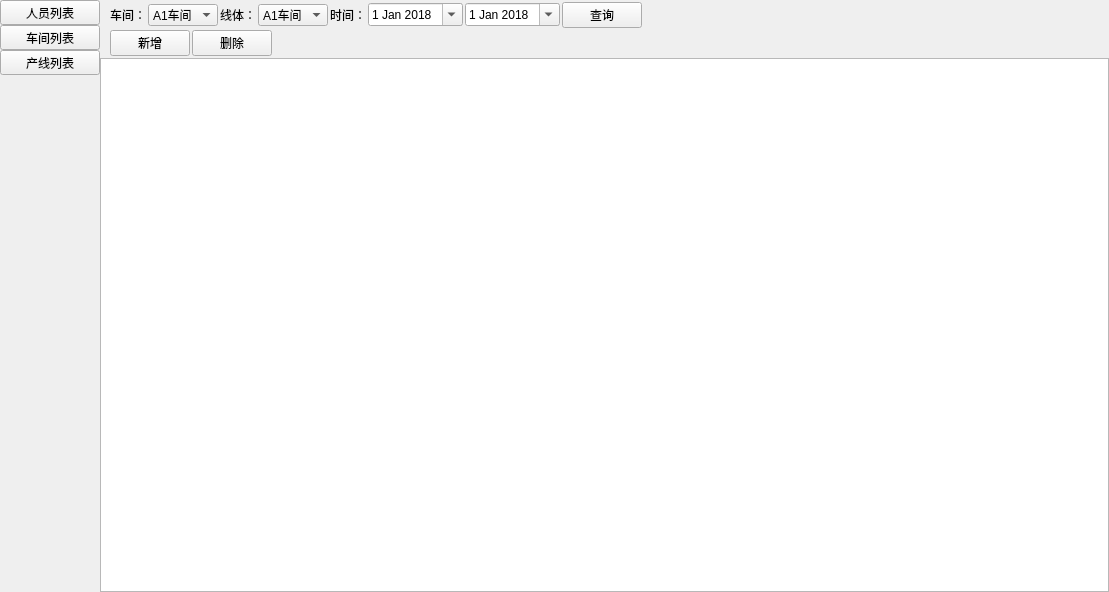
<?xml version="1.0" encoding="UTF-8"?>
<ui version="4.0">
 <class>SettingPage</class>
 <widget class="QWidget" name="SettingPage">
  <property name="geometry">
   <rect>
    <x>0</x>
    <y>0</y>
    <width>1109</width>
    <height>592</height>
   </rect>
  </property>
  <property name="windowTitle">
   <string>Form</string>
  </property>
  <layout class="QHBoxLayout" name="horizontalLayout">
   <property name="spacing">
    <number>0</number>
   </property>
   <property name="leftMargin">
    <number>0</number>
   </property>
   <property name="topMargin">
    <number>0</number>
   </property>
   <property name="rightMargin">
    <number>0</number>
   </property>
   <property name="bottomMargin">
    <number>0</number>
   </property>
   <item>
    <widget class="QWidget" name="widget_Menu" native="true">
     <property name="maximumSize">
      <size>
       <width>100</width>
       <height>16777215</height>
      </size>
     </property>
     <layout class="QVBoxLayout" name="verticalLayout_2">
      <property name="spacing">
       <number>0</number>
      </property>
      <property name="leftMargin">
       <number>0</number>
      </property>
      <property name="topMargin">
       <number>0</number>
      </property>
      <property name="rightMargin">
       <number>0</number>
      </property>
      <property name="bottomMargin">
       <number>0</number>
      </property>
      <item>
       <widget class="QToolButton" name="tBtn_Menu1">
        <property name="sizePolicy">
         <sizepolicy hsizetype="Expanding" vsizetype="Fixed">
          <horstretch>0</horstretch>
          <verstretch>0</verstretch>
         </sizepolicy>
        </property>
        <property name="text">
         <string>人员列表</string>
        </property>
       </widget>
      </item>
      <item>
       <widget class="QToolButton" name="tBtn_Menu2">
        <property name="sizePolicy">
         <sizepolicy hsizetype="Expanding" vsizetype="Fixed">
          <horstretch>0</horstretch>
          <verstretch>0</verstretch>
         </sizepolicy>
        </property>
        <property name="text">
         <string>车间列表</string>
        </property>
       </widget>
      </item>
      <item>
       <widget class="QToolButton" name="tBtn_Menu3">
        <property name="sizePolicy">
         <sizepolicy hsizetype="Expanding" vsizetype="Fixed">
          <horstretch>0</horstretch>
          <verstretch>0</verstretch>
         </sizepolicy>
        </property>
        <property name="text">
         <string>产线列表</string>
        </property>
       </widget>
      </item>
      <item>
       <spacer name="verticalSpacer_2">
        <property name="orientation">
         <enum>Qt::Vertical</enum>
        </property>
        <property name="sizeHint" stdset="0">
         <size>
          <width>20</width>
          <height>471</height>
         </size>
        </property>
       </spacer>
      </item>
     </layout>
    </widget>
   </item>
   <item>
    <widget class="QStackedWidget" name="stackedWidget">
     <widget class="QWidget" name="page">
      <layout class="QVBoxLayout" name="verticalLayout_6">
       <property name="spacing">
        <number>2</number>
       </property>
       <property name="leftMargin">
        <number>0</number>
       </property>
       <property name="topMargin">
        <number>2</number>
       </property>
       <property name="rightMargin">
        <number>0</number>
       </property>
       <property name="bottomMargin">
        <number>0</number>
       </property>
       <item>
        <layout class="QHBoxLayout" name="horizontalLayout_5">
         <property name="leftMargin">
          <number>10</number>
         </property>
         <item>
          <widget class="QLabel" name="label">
           <property name="text">
            <string>车间：</string>
           </property>
          </widget>
         </item>
         <item>
          <widget class="QComboBox" name="ComB_Department">
           <item>
            <property name="text">
             <string>A1车间</string>
            </property>
           </item>
           <item>
            <property name="text">
             <string>A2车间</string>
            </property>
           </item>
           <item>
            <property name="text">
             <string>B2车间</string>
            </property>
           </item>
           <item>
            <property name="text">
             <string>B3车间</string>
            </property>
           </item>
           <item>
            <property name="text">
             <string>D1车间</string>
            </property>
           </item>
           <item>
            <property name="text">
             <string>D2车间</string>
            </property>
           </item>
          </widget>
         </item>
         <item>
          <widget class="QLabel" name="label_2">
           <property name="text">
            <string>线体：</string>
           </property>
          </widget>
         </item>
         <item>
          <widget class="QComboBox" name="ComB_ProductLine">
           <item>
            <property name="text">
             <string>A1车间</string>
            </property>
           </item>
           <item>
            <property name="text">
             <string>A2车间</string>
            </property>
           </item>
           <item>
            <property name="text">
             <string>B2车间</string>
            </property>
           </item>
           <item>
            <property name="text">
             <string>B3车间</string>
            </property>
           </item>
           <item>
            <property name="text">
             <string>D1车间</string>
            </property>
           </item>
           <item>
            <property name="text">
             <string>D2车间</string>
            </property>
           </item>
          </widget>
         </item>
         <item>
          <widget class="QLabel" name="label_3">
           <property name="text">
            <string>时间：</string>
           </property>
          </widget>
         </item>
         <item>
          <widget class="QDateEdit" name="dateEdit">
           <property name="dateTime">
            <datetime>
             <hour>0</hour>
             <minute>0</minute>
             <second>0</second>
             <year>2018</year>
             <month>1</month>
             <day>1</day>
            </datetime>
           </property>
           <property name="calendarPopup">
            <bool>true</bool>
           </property>
          </widget>
         </item>
         <item>
          <widget class="QDateEdit" name="dateEdit_2">
           <property name="dateTime">
            <datetime>
             <hour>0</hour>
             <minute>0</minute>
             <second>0</second>
             <year>2018</year>
             <month>1</month>
             <day>1</day>
            </datetime>
           </property>
           <property name="calendarPopup">
            <bool>true</bool>
           </property>
          </widget>
         </item>
         <item>
          <widget class="QPushButton" name="Btn_SearchUser">
           <property name="text">
            <string>查询</string>
           </property>
          </widget>
         </item>
         <item>
          <spacer name="horizontalSpacer_3">
           <property name="orientation">
            <enum>Qt::Horizontal</enum>
           </property>
           <property name="sizeHint" stdset="0">
            <size>
             <width>40</width>
             <height>20</height>
            </size>
           </property>
          </spacer>
         </item>
        </layout>
       </item>
       <item>
        <layout class="QHBoxLayout" name="horizontalLayout_6">
         <property name="leftMargin">
          <number>10</number>
         </property>
         <item>
          <widget class="QPushButton" name="Btn_AddUser">
           <property name="text">
            <string>新增</string>
           </property>
          </widget>
         </item>
         <item>
          <widget class="QPushButton" name="Btn_DeleteUser">
           <property name="text">
            <string>删除</string>
           </property>
          </widget>
         </item>
         <item>
          <spacer name="horizontalSpacer_2">
           <property name="orientation">
            <enum>Qt::Horizontal</enum>
           </property>
           <property name="sizeHint" stdset="0">
            <size>
             <width>40</width>
             <height>20</height>
            </size>
           </property>
          </spacer>
         </item>
        </layout>
       </item>
       <item>
        <widget class="QTableWidget" name="tableWidget_user"/>
       </item>
      </layout>
     </widget>
     <widget class="QWidget" name="page_2">
      <layout class="QVBoxLayout" name="verticalLayout">
       <property name="spacing">
        <number>5</number>
       </property>
       <property name="leftMargin">
        <number>0</number>
       </property>
       <property name="topMargin">
        <number>5</number>
       </property>
       <property name="rightMargin">
        <number>0</number>
       </property>
       <property name="bottomMargin">
        <number>0</number>
       </property>
       <item>
        <layout class="QHBoxLayout" name="horizontalLayout_8">
         <property name="leftMargin">
          <number>10</number>
         </property>
         <item>
          <widget class="QPushButton" name="Btn_addDepartment">
           <property name="text">
            <string>新增</string>
           </property>
          </widget>
         </item>
         <item>
          <widget class="QPushButton" name="Btn_DeleteDepartment">
           <property name="text">
            <string>删除</string>
           </property>
          </widget>
         </item>
         <item>
          <spacer name="horizontalSpacer_5">
           <property name="orientation">
            <enum>Qt::Horizontal</enum>
           </property>
           <property name="sizeHint" stdset="0">
            <size>
             <width>40</width>
             <height>20</height>
            </size>
           </property>
          </spacer>
         </item>
        </layout>
       </item>
       <item>
        <widget class="QTableWidget" name="tableWidget_department"/>
       </item>
      </layout>
     </widget>
     <widget class="QWidget" name="page_3">
      <layout class="QVBoxLayout" name="verticalLayout_3">
       <property name="spacing">
        <number>3</number>
       </property>
       <property name="leftMargin">
        <number>0</number>
       </property>
       <property name="topMargin">
        <number>0</number>
       </property>
       <property name="rightMargin">
        <number>0</number>
       </property>
       <property name="bottomMargin">
        <number>0</number>
       </property>
       <item>
        <layout class="QHBoxLayout" name="horizontalLayout_12">
         <property name="leftMargin">
          <number>10</number>
         </property>
         <property name="topMargin">
          <number>5</number>
         </property>
         <item>
          <widget class="QPushButton" name="Btn_AddProductLine">
           <property name="text">
            <string>新增</string>
           </property>
          </widget>
         </item>
         <item>
          <widget class="QPushButton" name="Btn_DeleteProductLine">
           <property name="text">
            <string>删除</string>
           </property>
          </widget>
         </item>
         <item>
          <spacer name="horizontalSpacer_9">
           <property name="orientation">
            <enum>Qt::Horizontal</enum>
           </property>
           <property name="sizeHint" stdset="0">
            <size>
             <width>40</width>
             <height>20</height>
            </size>
           </property>
          </spacer>
         </item>
        </layout>
       </item>
       <item>
        <widget class="QTableWidget" name="tableWidget_productLine"/>
       </item>
      </layout>
     </widget>
    </widget>
   </item>
  </layout>
 </widget>
 <resources/>
 <connections/>
</ui>
